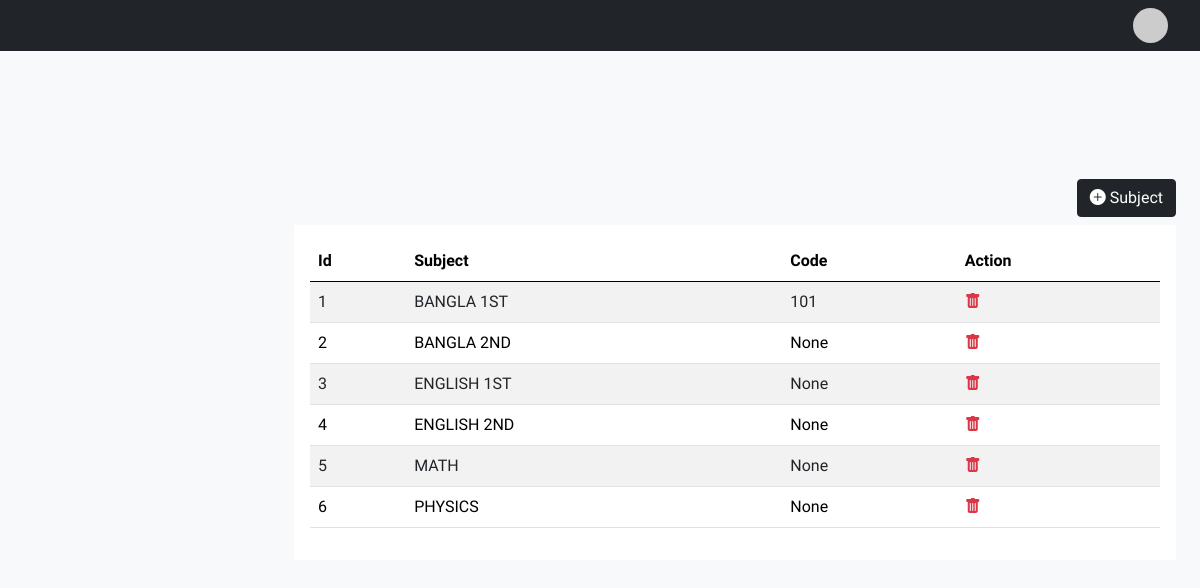
/dashboard/subjects, run on the app's committed database.
### base/models.py (models this page shows)
class Subject(models.Model):
  school = models.ForeignKey(User, on_delete=models.CASCADE, null=True, blank=True)
  name = models.CharField(max_length=200)
  code = models.CharField(max_length=200, null=True, blank=True)

### base/views.py (the view)
# urls.py: path('dashboard/subjects', subject, name='subjects'),
def subject(request):
  data = request.POST
  d = request.GET.get('delete')
  if d:
    Subject.objects.get(id=d).delete()
  sub = Subject.objects.all()
  context = {'sub':sub}
  if request.method == 'POST':
    sc = User.objects.get(username=data.get('clg'))
    s = Subject.objects.create(school=sc,name=data.get('name'),code=data.get('code'))
    s.save()
  return render(request, 'dashboard/sub.html', context)

### base/context_processors.py (called while the page is built)
def get_subjects(r):
  context = {'subjects': Subject.objects.all()}
  return context

def get_classes(r):
  context = {'classes': Class.objects.filter(school__id=r.user.id)}
  return context

def get_years(r):
  context = {'years':Year.objects.all()}
  return context

def get_sec(r):
  context = {'sections':Section.objects.all()}
  return context

def get_day(r):
  context = {'days':Day.objects.all()}
  return context

### templates/dashboard/sub.html (shortened to what this page needs)
{% extends 'dashboard/dashboard.html' %}
{% block body %}
<div class="col-md-12">
<section class="vh-100">
 <div class="mt-5 d-lex h-75 justify-content-center align-items-center">
<div class="text-end">
<button type="button" class="btn btn-dark my-2" data-bs-toggle="modal" data-bs-target="#exampleModal">
  <i class="bi bi-plus-circle-fill"></i> Subject
</button>
</div>
   <div class="card-table card-body bg-white">
<table class="table table-striped">
  <thead>
    <tr>
      <th scope="col">Id</th>
      <th scope="col">Subject</th>
     <th scope="col">Code</th>
      <th scope="col">Action</th>
    </tr>
  </thead>
  <tbody>
    {% for s in sub %}
    <tr>
      <td>{{s.id}}</td>
      <td>{{s.name}}</td>
      <td>{{s.code}}</td>
      <td>
        <a href="/dashboard/subjects?delete={{s.id}}"><i class="text-danger bi bi-trash-fill"></i></a>
      </td>
    </tr>
    {% endfor %}
  </table>
        </div>
    </div>
  </section>
</div>
{% endblock %}

### templates/dashboard/dashboard.html (style rules this page uses)
body, button { font-family: 'Inconsolata', sans-serif; }
.card-table { width : 100%; overflow-x : scroll; }
:root { --offcanvas-width: 270px; --topNavbarHeight: 56px; }
@media (min-width: 992px) { body { overflow: auto !important; } }

### data on the page
Subject: id "1", name "BANGLA 1ST", code "101"
Subject: id "2", name "BANGLA 2ND", code "None"
Subject: id "3", name "ENGLISH 1ST", code "None"
Subject: id "4", name "ENGLISH 2ND", code "None"
Subject: id "5", name "MATH", code "None"
Subject: id "6", name "PHYSICS", code "None"
